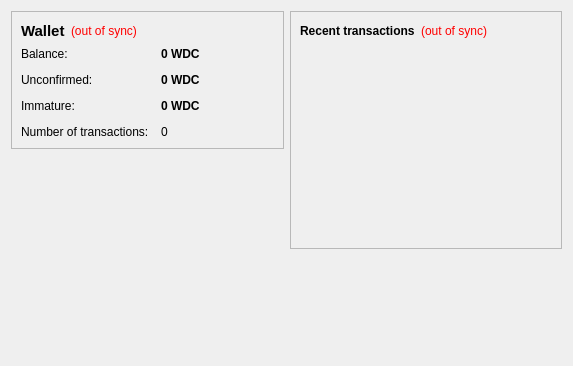
<?xml version="1.0" encoding="UTF-8"?>
<ui version="4.0">
 <class>OverviewPage</class>
 <widget class="QWidget" name="OverviewPage">
  <property name="geometry">
   <rect>
    <x>0</x>
    <y>0</y>
    <width>573</width>
    <height>366</height>
   </rect>
  </property>
  <property name="windowTitle">
   <string>Form</string>
  </property>
  <layout class="QHBoxLayout" name="horizontalLayout" stretch="1,1">
   <item>
    <layout class="QVBoxLayout" name="verticalLayout_2">
     <item>
      <widget class="QFrame" name="frame">
       <property name="frameShape">
        <enum>QFrame::StyledPanel</enum>
       </property>
       <property name="frameShadow">
        <enum>QFrame::Raised</enum>
       </property>
       <layout class="QVBoxLayout" name="verticalLayout_4">
        <item>
         <layout class="QHBoxLayout" name="horizontalLayout_4">
          <item>
           <widget class="QLabel" name="label_5">
            <property name="font">
             <font>
              <pointsize>11</pointsize>
              <weight>75</weight>
              <bold>true</bold>
             </font>
            </property>
            <property name="text">
             <string>Wallet</string>
            </property>
           </widget>
          </item>
          <item>
           <widget class="QLabel" name="labelWalletStatus">
            <property name="toolTip">
             <string>The displayed information may be out of date. Your wallet automatically synchronizes with the 66 network after a connection is established, but this process has not completed yet.</string>
            </property>
            <property name="styleSheet">
             <string notr="true">QLabel { color: red; }</string>
            </property>
            <property name="text">
             <string notr="true">(out of sync)</string>
            </property>
            <property name="alignment">
             <set>Qt::AlignLeading|Qt::AlignLeft|Qt::AlignVCenter</set>
            </property>
           </widget>
          </item>
          <item>
           <spacer name="horizontalSpacer_2">
            <property name="orientation">
             <enum>Qt::Horizontal</enum>
            </property>
            <property name="sizeHint" stdset="0">
             <size>
              <width>40</width>
              <height>20</height>
             </size>
            </property>
           </spacer>
          </item>
         </layout>
        </item>
        <item>
         <layout class="QFormLayout" name="formLayout_2">
          <property name="fieldGrowthPolicy">
           <enum>QFormLayout::AllNonFixedFieldsGrow</enum>
          </property>
          <property name="horizontalSpacing">
           <number>12</number>
          </property>
          <property name="verticalSpacing">
           <number>12</number>
          </property>
          <item row="0" column="0">
           <widget class="QLabel" name="label">
            <property name="text">
             <string>Balance:</string>
            </property>
           </widget>
          </item>
          <item row="0" column="1">
           <widget class="QLabel" name="labelBalance">
            <property name="font">
             <font>
              <weight>75</weight>
              <bold>true</bold>
             </font>
            </property>
            <property name="cursor">
             <cursorShape>IBeamCursor</cursorShape>
            </property>
            <property name="toolTip">
             <string>Your current balance</string>
            </property>
            <property name="text">
             <string notr="true">0 WDC</string>
            </property>
            <property name="textInteractionFlags">
             <set>Qt::LinksAccessibleByMouse|Qt::TextSelectableByKeyboard|Qt::TextSelectableByMouse</set>
            </property>
           </widget>
          </item>
          <item row="1" column="0">
           <widget class="QLabel" name="label_3">
            <property name="text">
             <string>Unconfirmed:</string>
            </property>
           </widget>
          </item>
          <item row="1" column="1">
           <widget class="QLabel" name="labelUnconfirmed">
            <property name="font">
             <font>
              <weight>75</weight>
              <bold>true</bold>
             </font>
            </property>
            <property name="cursor">
             <cursorShape>IBeamCursor</cursorShape>
            </property>
            <property name="toolTip">
             <string>Total of transactions that have yet to be confirmed, and do not yet count toward the current balance</string>
            </property>
            <property name="text">
             <string notr="true">0 WDC</string>
            </property>
            <property name="textInteractionFlags">
             <set>Qt::LinksAccessibleByMouse|Qt::TextSelectableByKeyboard|Qt::TextSelectableByMouse</set>
            </property>
           </widget>
          </item>
          <item row="3" column="0">
           <widget class="QLabel" name="label_2">
            <property name="text">
             <string>Number of transactions:</string>
            </property>
           </widget>
          </item>
          <item row="3" column="1">
           <widget class="QLabel" name="labelNumTransactions">
            <property name="toolTip">
             <string>Total number of transactions in wallet</string>
            </property>
            <property name="text">
             <string notr="true">0</string>
            </property>
           </widget>
          </item>
          <item row="2" column="0">
           <widget class="QLabel" name="labelImmatureText">
            <property name="text">
             <string>Immature:</string>
            </property>
           </widget>
          </item>
          <item row="2" column="1">
           <widget class="QLabel" name="labelImmature">
            <property name="font">
             <font>
              <weight>75</weight>
              <bold>true</bold>
             </font>
            </property>
            <property name="toolTip">
             <string>Mined balance that has not yet matured</string>
            </property>
            <property name="text">
             <string notr="true">0 WDC</string>
            </property>
            <property name="textInteractionFlags">
             <set>Qt::LinksAccessibleByMouse|Qt::TextSelectableByKeyboard|Qt::TextSelectableByMouse</set>
            </property>
           </widget>
          </item>
         </layout>
        </item>
       </layout>
      </widget>
     </item>
     <item>
      <spacer name="verticalSpacer">
       <property name="orientation">
        <enum>Qt::Vertical</enum>
       </property>
       <property name="sizeHint" stdset="0">
        <size>
         <width>20</width>
         <height>40</height>
        </size>
       </property>
      </spacer>
     </item>
    </layout>
   </item>
   <item>
    <layout class="QVBoxLayout" name="verticalLayout_3">
     <item>
      <widget class="QFrame" name="frame_2">
       <property name="frameShape">
        <enum>QFrame::StyledPanel</enum>
       </property>
       <property name="frameShadow">
        <enum>QFrame::Raised</enum>
       </property>
       <layout class="QVBoxLayout" name="verticalLayout">
        <item>
         <layout class="QHBoxLayout" name="horizontalLayout_2">
          <item>
           <widget class="QLabel" name="label_4">
            <property name="text">
             <string>&lt;b&gt;Recent transactions&lt;/b&gt;</string>
            </property>
           </widget>
          </item>
          <item>
           <widget class="QLabel" name="labelTransactionsStatus">
            <property name="toolTip">
             <string>The displayed information may be out of date. Your wallet automatically synchronizes with the 66 network after a connection is established, but this process has not completed yet.</string>
            </property>
            <property name="styleSheet">
             <string notr="true">QLabel { color: red; }</string>
            </property>
            <property name="text">
             <string notr="true">(out of sync)</string>
            </property>
            <property name="alignment">
             <set>Qt::AlignRight|Qt::AlignTrailing|Qt::AlignVCenter</set>
            </property>
           </widget>
          </item>
          <item>
           <spacer name="horizontalSpacer">
            <property name="orientation">
             <enum>Qt::Horizontal</enum>
            </property>
            <property name="sizeHint" stdset="0">
             <size>
              <width>40</width>
              <height>20</height>
             </size>
            </property>
           </spacer>
          </item>
         </layout>
        </item>
        <item>
         <widget class="QListView" name="listTransactions">
          <property name="styleSheet">
           <string notr="true">QListView { background: transparent; }</string>
          </property>
          <property name="frameShape">
           <enum>QFrame::NoFrame</enum>
          </property>
          <property name="verticalScrollBarPolicy">
           <enum>Qt::ScrollBarAlwaysOff</enum>
          </property>
          <property name="horizontalScrollBarPolicy">
           <enum>Qt::ScrollBarAlwaysOff</enum>
          </property>
          <property name="selectionMode">
           <enum>QAbstractItemView::NoSelection</enum>
          </property>
         </widget>
        </item>
       </layout>
      </widget>
     </item>
     <item>
      <spacer name="verticalSpacer_2">
       <property name="orientation">
        <enum>Qt::Vertical</enum>
       </property>
       <property name="sizeHint" stdset="0">
        <size>
         <width>20</width>
         <height>40</height>
        </size>
       </property>
      </spacer>
     </item>
    </layout>
   </item>
  </layout>
 </widget>
 <resources/>
 <connections/>
</ui>
